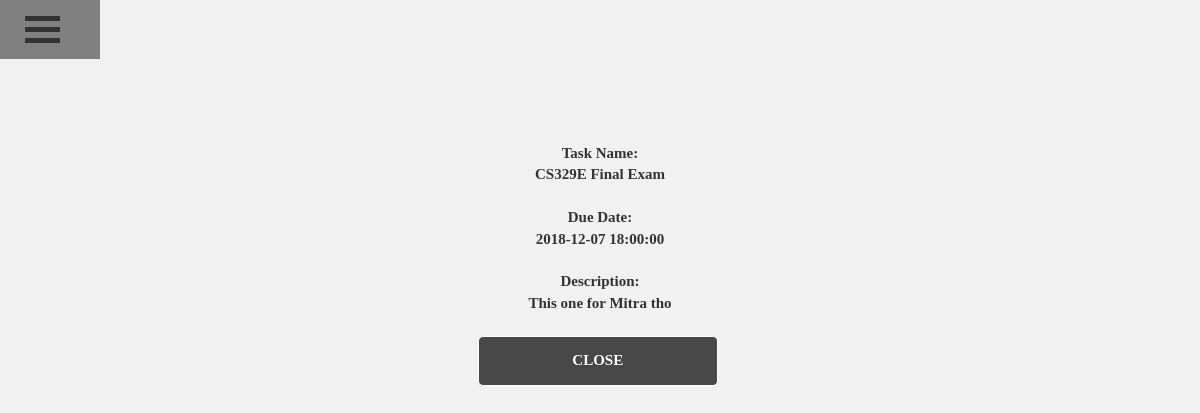
Screenshot of /view/52 (signed in) with the database file from the repository.
### Application/models.py (models this page shows)
class Task(db.Model):
	id = db.Column(db.Integer, primary_key=True)
	title = db.Column(db.String(20))
	description = db.Column(db.String(200))
	complete = db.Column(db.Boolean, nullable=False, default=False)
	due = db.Column(db.DateTime, nullable=True)
	user = db.Column(db.Integer, db.ForeignKey('user.id'), nullable=False)

### Application/routes.py (the view)
@application.route("/view/<int:task_id>")
def view(task_id):
	post = Task.query.get_or_404(task_id)
	if post.author != current_user:
		abort(403)
	return render_template('post.html', title=post.title, post=post)

### Application/models.py (called while the page is built)
@login_manager.user_loader # loads in user
def load_user(user_id):
	return User.query.get(int(user_id))

### Application/templates/post.html (shortened to what this page needs)
{% extends "layout.html" %}
{% block content %}
<div align='center'>
<p>
	<br><br>Task Name:<br>
	{{post.title}}
	<br><br>
	Due Date:<br>
	{{post.due}}
	<br><br>
	Description:<br>
	{{post.description}} <br><br>
	<button class="myButton" onclick="window.open('', '_self', ''); window.close();">CLOSE</button>
	{% endblock %}

### Application/static/style.css (style rules this page uses)
html { overflow-x: hidden; }
p { font-family: 'Now'; font-weight: bold; font-style: normal; font-size: 15px; color: #333; }
body { background-color: #f1f1f1; background-position: center; }
.myButton { border:0.1em solid #FFFFFF; border-radius: 5px; margin:0 0.3em 0 0; padding: 0; box-sizing: border-box; text-decoration:none; font-weight: bolder; color:#FFFFFF; font-family: 'Now'; background: rgba(0,0,0,0.7); text-align:center; text-transform: uppercase; transition: all 0.2s; width: 240px; margin-bottom: 10px; height: 50px; -webkit-transition: all 1s ease; white-space: nowrap; }

### rows the page displays
Task: title "CS329E Final Exam", due "2018-12-07 18:00:00", description "This one for Mitra tho"
